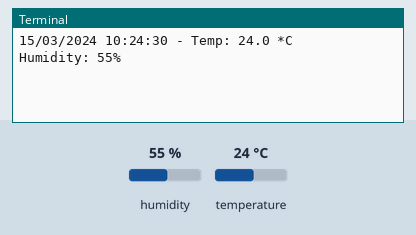
Simulated run of this program. Board: Raspberry Pi (BCM pin numbers). Shown: the last lines printed to the terminal. The test bench sets the inputs (shaded band); at power-on: humidity 55 %, temperature 24 °C. The clock reads 2024-03-15 10:24:30 at power-on unless the program sets it.

Above: at 1.2 s.
1.3 s: humidity set to 22 %
At 5.3 s:
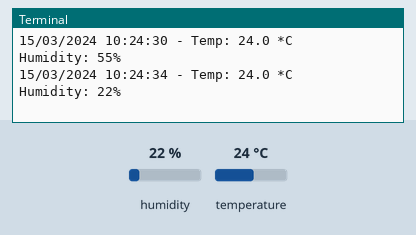
6.6 s: temperature set to 12 °C
At 9.3 s:
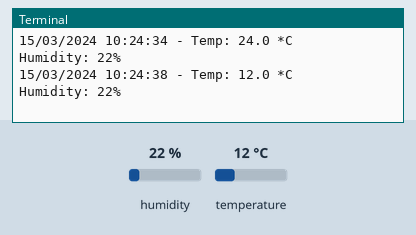
11.9 s: humidity set to 40 %
At 14.5 s:
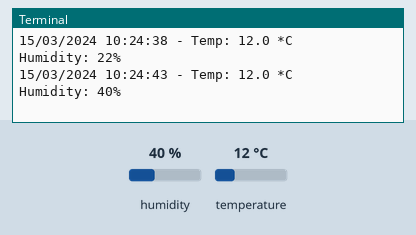
Timing chart, 0 to 16.0 s (numbered marks = the images above; inputs shaded):
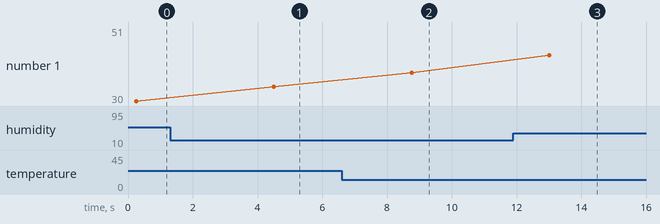

The program:

raspberrydht11.py
```python
import time
import adafruit_dht
import board
from datetime import datetime, date

dht = adafruit_dht.DHT11(board.D4)

while True:
    try:
        temperature = dht.temperature
        humidity = dht.humidity
        # Print what we got to the REPL
        current_date = date.today()
        current_time = datetime.now()
        current_datetime_formatted = current_date.strftime("%d/%m/%Y") + " " + current_time.strftime("%H:%M:%S")
        print(current_datetime_formatted + " - Temp: {:.1f} *C \t Humidity: {}%".format(temperature, humidity))
    except RuntimeError as e:
        # Reading doesn't always work! Just print error and we'll try again
        print("Reading from DHT failure: ", e.args)

    time.sleep(4)
```

Measured:
- after the input at 1.3 s, the terminal: prints a new line after 3.2 s (image 1)
- after the input at 6.6 s, the terminal: prints a new line after 2.2 s (image 2)
- after the input at 11.9 s, the terminal: prints a new line after 1.1 s (image 3)
